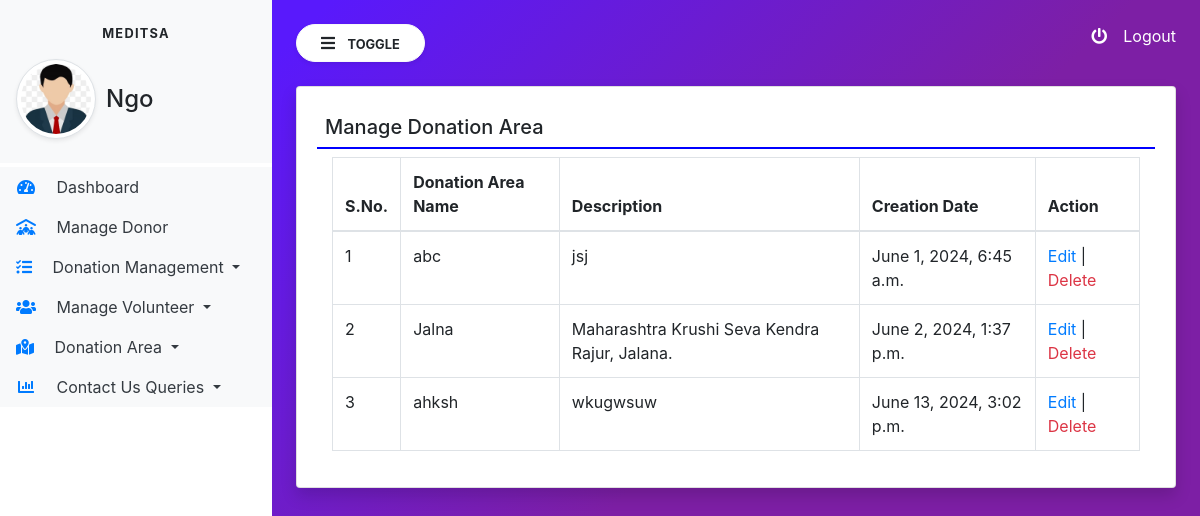
/manage_area/ (signed in), run on the app's committed database.
### service/models.py (models this page shows, shortened)
class DonationArea(models.Model):
    areaname = models.CharField(max_length=100,null=True)
    description = models.CharField(max_length=300,null=True)
    creationdate = models.DateTimeField(auto_now_add=True)

### MediTSA/views.py (the view)
# urls.py: path("manage_area/", views.manage_area, name="manage_area"),
def manage_area(request):
    if not request.user.is_authenticated:
        return redirect("ngo_log")
    area = DonationArea.objects.all()
    return render(request,"manage_area.html",locals())

### templates/manage_area.html (shortened to what this page needs)
{% extends 'ngo_home.html' %}
{% block main %}
<link rel="stylesheet" href="https://cdn.datatables.net/2.0.7/css/dataTables.dataTables.css">
<link rel="stylesheet" href="https://cdn.datatables.net/buttons/3.0.2/css/buttons.dataTables.css">
<div class="card shadow">
    <div class="card-body">
        <h5 class="p-2" style="border-bottom : 2px solid blue">Manage Donation Area</h5>
    <div class="container-fluid">
        <table id="example" class="table table-bordered">
            <thead>
                <tr>
                    <th>S.No.</th>
                    <th>Donation Area Name</th>
                    <th>Description</th>
                    <th>Creation Date</th>
                    <th>Action</th>
                </tr>
            </thead>
            <tbody>
                {% for i in area %}
                <tr>
                    <td>{{forloop.counter}}</td>
                    <td>{{i.areaname}}</td>
                    <td>{{i.description}}</td>
                    <td>{{i.creationdate}}</td>
                    <td><a href="{% url 'edit_area' i.id %}" class="text-primary">Edit</a> |
                    <a href="{% url 'delete_area' i.id %}" onclick = "return confirm('Area you Sure?')" class="text-danger">Delete</a></td>
                </tr>
                {% endfor %}
            </tbody>
        </table>
    </div>
    </div>
</div>
{% endblock %}

### templates/ngo_home.html (style rules this page uses)
body { background-image: linear-gradient(135.9deg,rgba(89,25,252,1) 16.4%,rgba(125,31,165,1) 56.1%); min-height: 100vh; }

### data on the page
DonationArea: areaname "abc", description "jsj", creationdate "June 1, 2024, 6:45 a.m."
DonationArea: areaname "Jalna", description "Maharashtra Krushi Seva Kendra Rajur, Jalana.", creationdate "June 2, 2024, 1:37 p.m."
DonationArea: areaname "ahksh", description "wkugwsuw", creationdate "June 13, 2024, 3:02 p.m."
